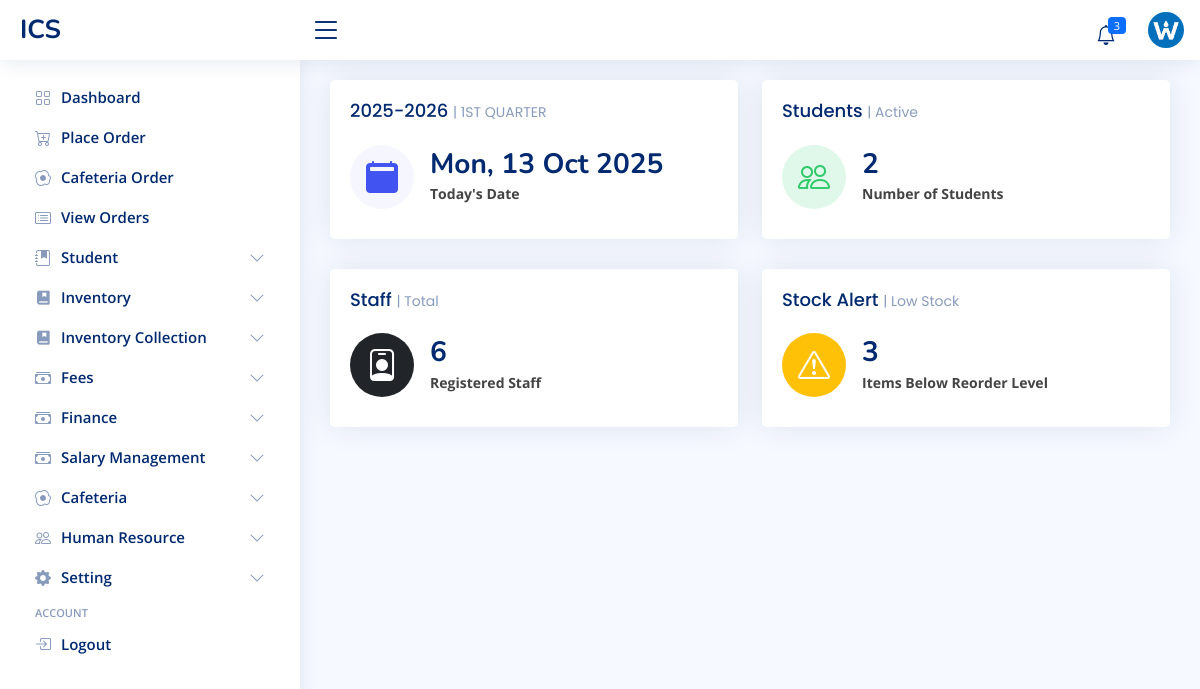
/ (signed in), run on the app's committed database.
### admin_site/models.py (models this page shows)
class SchoolInfoModel(models.Model):
    name = models.CharField(max_length=250)
    short_name = models.CharField(max_length=50)
    logo = models.FileField(upload_to='images/logo', blank=True, null=True)
    mobile = models.CharField(max_length=20)
    email = models.EmailField()
    address = models.CharField(max_length=255)
    def __str__(self):
        return self.short_name.upper()

class SchoolSettingModel(models.Model):
    allow_student_debt = models.BooleanField(default=True)
    auto_low_balance_notification = models.BooleanField(default=True)
    max_student_debt = models.DecimalField(max_digits=10, decimal_places=2)
    low_balance = models.DecimalField(max_digits=10, decimal_places=2)
    allow_refund = models.BooleanField(default=False)
    auto_generate_student_id = models.BooleanField(default=True)
    session = models.ForeignKey(SessionModel, on_delete=models.SET_NULL, null=True, blank=True)
    term = models.ForeignKey(TermModel, on_delete=models.SET_NULL, null=True, blank=True)
    account_name = models.CharField(max_length=200, null=True, blank=True)
    account_number = models.CharField(max_length=20, null=True, blank=True)
    bank = models.CharField(max_length=100, null=True, blank=True)

class SessionModel(models.Model):
    start_year = models.PositiveIntegerField()
    end_year = models.PositiveIntegerField()
    SEPERATOR = (('-', '-'), ('/', '/'))
    seperator = models.CharField(max_length=1, choices=SEPERATOR, default='-')
    def __str__(self):
        return f"{self.start_year}{self.seperator}{self.end_year}"

class TermModel(models.Model):
    name = models.CharField(max_length=20, unique=True)
    order = models.PositiveIntegerField(unique=True, help_text="Order for sorting terms (e.g., 1 for 1st Term).")
    class Meta:
        ordering = ['order']
        verbose_name = "Term"
        verbose_name_plural = "Terms"
    def __str__(self):
        return self.name

### admin_site/views.py (the view)
# urls.py: path('', AdminDashboardView.as_view(), name='admin_dashboard'),
class AdminDashboardView(LoginRequiredMixin, TemplateView):
    template_name = 'admin_site/dashboard.html'
    def get_context_data(self, **kwargs):
        context = super().get_context_data(**kwargs)
        try:
            today = timezone.now().date()
            context['academic_info'] = SchoolSettingModel.objects.select_related('session', 'term').first()
            context['active_students'] = StudentModel.objects.filter(status='active').count()
            context['total_staff'] = StaffModel.objects.count()
            context['total_products'] = ItemModel.objects.count()
            low_stock_query = ItemModel.objects.annotate(
                total_quantity=F('shop_quantity') + F('store_quantity')
            ).filter(total_quantity__lte=F('reorder_level'))
            context['low_stock'] = low_stock_query.count()
            sales_items_today = SaleItemModel.objects.filter(sale__created_at__date=today)
            total_sales_data = sales_items_today.aggregate(
                total_revenue=Sum(F('quantity') * F('unit_price'))
            )
            total_discounts_today = SaleModel.objects.filter(created_at__date=today).aggregate(
                total_discount=Sum('discount')
            )['total_discount'] or 0
            context['total_sales_today'] = (total_sales_data['total_revenue'] or 0) - total_discounts_today
            profit_data = sales_items_today.aggregate(
                total_profit=Sum((F('unit_price') - F('unit_cost')) * F('quantity'))
            )
            context['total_profit_today'] = profit_data['total_profit'] or 0
            context['total_suppliers'] = SupplierModel.objects.filter(is_active=True).count()
            context['student_class_list'] = StudentModel.objects.filter(
                status='active'
            ).values(
                'student_class__name'  # Group by the class name
            ).annotate(
                number_of_students=Count('id')  # Count students in each group
            ).order_by('student_class__name')
        except OperationalError as e:
            logger.error(f"DATABASE ERROR in AdminDashboardView: {e}")
            messages.error(self.request, "A database error occurred. Some dashboard data may be unavailable.")
        except Exception as e:
            logger.error(f"UNEXPECTED ERROR in AdminDashboardView: {e}", exc_info=True)
            messages.warning(self.request, "An unexpected error occurred while loading dashboard data.")
        return context

### admin_site/templates/admin_site/dashboard.html
{% extends 'admin_site/layout.html' %}
{% load static %}
{% load humanize %}
{% block 'main' %}
<section class="section dashboard">
    <div class="row">
        <div class="col-lg-12">
            <div class="row">
                <div class="col-md-6">
                    <div class="card info-card sales-card">
                        <div class="card-body">
                            <h5 class="card-title">{{ academic_info.session }}
                                <span>| {{ academic_info.term.name|upper }}</span></h5>
                            <div class="d-flex align-items-center">
                                <div class="card-icon rounded-circle d-flex align-items-center justify-content-center">
                                    <i class="bi bi-calendar2-fill"></i>
                                </div>
                                <div class="ps-3">
                                    <h6>{% now "D, d M Y" %}</h6>
                                    <span class="text small pt-1 fw-bold">Today's Date</span>
                                </div>
                            </div>
                        </div>
                    </div>
                </div>
                <div class="col-md-6">
                    <div class="card info-card revenue-card">
                        <div class="card-body">
                            <h5 class="card-title">Students <span>| Active</span></h5>
                            <div class="d-flex align-items-center">
                                <div class="card-icon rounded-circle d-flex align-items-center justify-content-center">
                                    <i class="bi bi-people"></i>
                                </div>
                                <div class="ps-3">
                                    <h6>{{ active_students|intcomma }}</h6>
                                    <span class="text-grey small pt-1 fw-bold">Number of Students</span>
                                </div>
                            </div>
                        </div>
                    </div>
                </div>
                <div class="col-md-6">
                    <div class="card info-card sales-card">
                        <div class="card-body">
                            <h5 class="card-title">Staff <span>| Total</span></h5>
                            <div class="d-flex align-items-center">
                                <div class="card-icon rounded-circle d-flex align-items-center justify-content-center bg-dark text-white">
                                    <i class="bi bi-person-badge"></i>
                                </div>
                                <div class="ps-3">
                                    <h6>{{ total_staff|intcomma }}</h6>
                                    <span class="text small pt-1 fw-bold">Registered Staff</span>
                                </div>
                            </div>
                        </div>
                    </div>
                </div>
                <div class="col-md-6">
                    <div class="card info-card revenue-card">
                        <div class="card-body">
                            <h5 class="card-title">Stock Alert <span>| Low Stock</span></h5>
                            <div class="d-flex align-items-center">
                                <div class="card-icon rounded-circle d-flex align-items-center justify-content-center bg-warning text-white">
                                    <i class="bi bi-exclamation-triangle"></i>
                                </div>
                                <div class="ps-3">
                                    <h6>{{ low_stock|intcomma }}</h6>
                                    <span class="text small pt-1 fw-bold">Items Below Reorder Level</span>
                                </div>
                            </div>
                        </div>
                    </div>
                </div>
            </div>
        </div>
    </div>
</section>
{% endblock %}

### admin_site/templates/admin_site/layout.html (shortened to what this page needs)
<!DOCTYPE html>
{% load static %}
<html lang="en">
<head>
    <link href="{% static 'admin_site/vendor/bootstrap/css/bootstrap.min.css' %}" rel="stylesheet">
    <link href="{% static 'admin_site/vendor/bootstrap-icons/bootstrap-icons.css' %}" rel="stylesheet">
    <link href="{% static 'admin_site/vendor/boxicons/css/boxicons.min.css' %}" rel="stylesheet">
    <link href="{% static 'admin_site/vendor/quill/quill.snow.css' %}" rel="stylesheet">
    <link href="{% static 'admin_site/vendor/quill/quill.bubble.css' %}" rel="stylesheet">
    <link href="{% static 'admin_site/vendor/remixicon/remixicon.css' %}" rel="stylesheet">
    <link href="{% static 'admin_site/vendor/simple-datatables/style.css' %}" rel="stylesheet">
    <link href="{% static 'admin_site/styles/style.css' %}" rel="stylesheet">
</head>
<body>
<header class="header non-printable fixed-top d-flex align-items-center" id="header">
    <div class="d-flex align-items-center justify-content-between">
        <a class="logo d-flex align-items-center" href="{% url 'admin_dashboard' %}">
            <span class="d-none d-lg-block">{{ school_info|upper }}</span>
        </a>
        <i class="bi bi-list toggle-sidebar-btn"></i>
    </div>
    <nav class="header-nav ms-auto">
        <ul class="d-flex align-items-center">
            <li class="nav-item dropdown">
          <a class="nav-link nav-icon" href="#" data-bs-toggle="dropdown">
            <i class="bi bi-bell"></i>
            <span class="badge bg-primary badge-number">{{ low_stock }}</span>
          </a>
        </li>
            <li class="nav-item dropdown pe-3">
                <a class="nav-link nav-profile d-flex align-items-center pe-0" data-bs-toggle="dropdown" href="#">
                    {% if user.is_superuser %}
                    <img alt="Profile" class="rounded-circle" src="{{ school_info.logo.url }}">
                    {% else %}
                    {% if user.profile.staff.image %}
                    <img alt="Profile" class="rounded-circle" src="{{user.profile.staff.image.url}}">
                    {% else %}
                    <img alt="Profile" class="rounded-circle" src="{% static 'admin_site/images/default_image.jpg' %}">
                    {% endif %}
                    {% endif %}
                </a>
            </li>
        </ul>
    </nav>
</header>
<aside class="sidebar non-printable" id="sidebar" style="">
    <ul class="sidebar-nav" id="sidebar-nav">
        <li class="nav-item">
            <a class="nav-link collapsed" href="{% url 'admin_dashboard' %}">
                <i class="bi bi-grid"></i>
                <span>Dashboard</span>
            </a>
        </li>
        {% if 'inventory.add_salemodel' in perms %}
        <li class="nav-item">
            <a class="nav-link collapsed" href="{% url 'place_order' %}">
                <i class="bi bi-cart-plus"></i>
                <span>Place Order</span>
            </a>
        </li>
        {% endif %}
        {% if 'cafeteria.add_mealcollectionmodel' in perms %}
        <li class="nav-item">
            <a class="nav-link collapsed" href="{% url 'cafeteria_collection_live' %}">
                <i class="bi bi-egg-fried"></i>
                <span>Cafeteria Order</span>
            </a>
        </li>
        {% endif %}
        {% if 'inventory.view_salemodel' in perms %}
        <li class="nav-item">
            <a class="nav-link collapsed" href="{% url 'view_orders' %}">
                <i class="bi bi-card-list"></i>
                <span>View Orders</span>
            </a>
        </li>
        {% endif %}
        {% if 'student.add_studentmodel' in perms or 'student.view_studentmodel' in perms or 'student.view_studentsettingmodel' in perms %}
            <li class="nav-item">
                <a class="nav-link collapsed" data-bs-target="#stud" data-bs-toggle="collapse" href="#">
                    <i class="bi bi-journal-bookmark-fill"></i><span>Student</span><i
                        class="bi bi-chevron-down ms-auto"></i>
                </a>
            </li>
            {% endif %}
        {% if 'inventory.view_itemmodel' in perms or 'inventory.view_stockinmodel' in perms or 'inventory.view_inventorycollectionmodel' in perms %}
        <li class="nav-item">
            <a class="nav-link collapsed" data-bs-target="#acad" data-bs-toggle="collapse" href="#">
                <i class="ri-book-mark-fill"></i><span>Inventory</span><i class="bi bi-chevron-down ms-auto"></i>
            </a>
        </li>
        {% endif %}
        {% if 'inventory.view_itemmodel' in perms or 'inventory.view_stockinmodel' in perms or 'inventory.view_purchaseordermodel' in perms %}
        <li class="nav-item">
            <a class="nav-link collapsed" data-bs-target="#acad2" data-bs-toggle="collapse" href="#">
                <i class="ri-book-mark-fill"></i><span>Inventory Collection</span><i class="bi bi-chevron-down ms-auto"></i>
            </a>
        </li>
        {% endif %}
         {% if 'finance.view_feemodel' in perms or 'finance.view_feepaymentmodel' in perms %}
        <li class="nav-item">
            <a class="nav-link collapsed" data-bs-target="#fees" data-bs-toggle="collapse" href="#">
                <i class="bi bi-cash-stack"></i><span>Fees</span><i class="bi bi-chevron-down ms-auto"></i>
            </a>
        </li>
        {% endif %}
        {% if 'finance.add_studentfundingmodel' in perms or 'finance.view_studentfundingmodel' in perms or 'finance.view_expensemodel' in perms %}
            <li class="nav-item">
                <a class="nav-link collapsed" data-bs-target="#fee" data-bs-toggle="collapse" href="#">
                    <i class="bi bi-cash-stack"></i><span>Finance</span><i class="bi bi-chevron-down ms-auto"></i>
                </a>
            </li>
            {% endif %}
        {% if 'finance.add_salaryrecord' in perms or 'finance.view_salaryrecord' in perms %}
            <li class="nav-item">
                <a class="nav-link collapsed" data-bs-target="#sal" data-bs-toggle="collapse" href="#">
                    <i class="bi bi-cash-stack"></i><span>Salary Management</span><i class="bi bi-chevron-down ms-auto"></i>
                </a>
            </li>
            {% endif %}
        {% if 'cafeteria.view_mealcollectionmodel' in perms or 'cafeteria.view_cafeteriasettingmodel' in perms %}
        <li class="nav-item">
            <a class="nav-link collapsed" data-bs-target="#cafe" data-bs-toggle="collapse" href="#">
                <i class="bi bi-egg-fried"></i><span>Cafeteria</span><i class="bi bi-chevron-down ms-auto"></i>
            </a>
        </li>
        {% endif %}
       {% if 'human_resource.add_staffmodel' in perms or 'human_resource.view_staffmodel' in perms or 'auth.add_group' in perms %}
        <li class="nav-item">
            <a class="nav-link collapsed" data-bs-target="#hr" data-bs-toggle="collapse" href="#">
                <i class="bi bi-people"></i><span>Human Resource</span><i class="bi bi-chevron-down ms-auto"></i>
            </a>
        </li>
        {% endif %}
        {% if 'admin_site.change_schoolinfomodel' in perms or 'admin_site.change_schoolsettingmodel' in perms or 'admin_site.add_classesmodel' in perms %}
            <li class="nav-item">
                <a class="nav-link collapsed" data-bs-target="#tables-nav" data-bs-toggle="collapse" href="#">
                    <i class="bi bi-gear-fill"></i><span>Setting</span><i class="bi bi-chevron-down ms-auto"></i>
                </a>
            </li>
            {% endif %}
        <li class="nav-heading">Account</li>
        <li class="nav-item">
            <a class="nav-link collapsed" href="{% url 'logout' %}">
                <i class="bi bi-box-arrow-in-right"></i>
                <span>Logout</span>
            </a>
        </li></ul>
</aside>
<main class="main" id="main">
    <section class="section dashboard">
        {% block 'main' %} {% endblock %}
    </section>
</main>
</body>
</html>

### data on the page
SchoolInfoModel: short_name "ICS", logo (picture)
SchoolSettingModel: session "2025-2026", term.name "1ST QUARTER"

### other printed values
{{ low_stock }} "3"
{{ active_students|intcomma }} "2"
{{ total_staff|intcomma }} "6"
{{ low_stock|intcomma }} "3"
